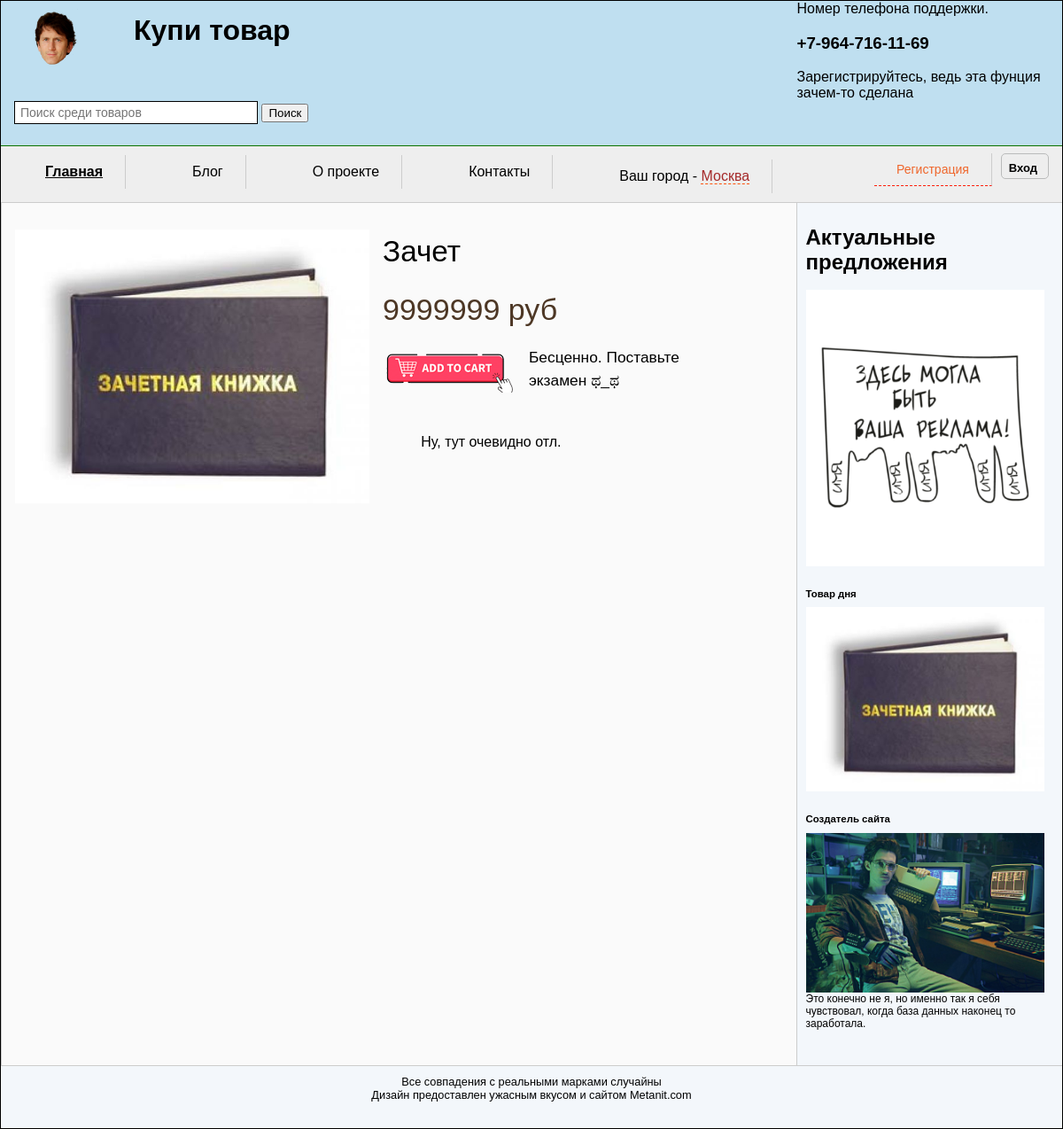
/view-content.php?id=4, run on the app's committed database.
### tables this page shows
CREATE TABLE `products` (
  `products_id` int(11) NOT NULL,
  `title` varchar(255) NOT NULL,
  `price` int(11) NOT NULL,
  `brand` varchar(255) NOT NULL,
  `seo_words` text NOT NULL,
  `image` varchar(255) NOT NULL,
  `description` text NOT NULL,
  `features` text NOT NULL,
  `daretime` datetime NOT NULL,
  `new` tinyint(1) NOT NULL DEFAULT '0',
  `sale` tinyint(1) NOT NULL DEFAULT '0',
  `type_tovara` varchar(255) NOT NULL,
  `vote` int(11) NOT NULL,
  `votes` float NOT NULL,
  `Visible` tinyint(1) NOT NULL DEFAULT '0'
);

### view-content.php (the view, shortened to what this page needs)
    <?php
        include ("Include/HeaderLogo.php");
        $id =$_GET["id"];        ?>
<!DOCTYPE html>
<html>
    <head>
        <link href="css/reset.css" rel="stylesheet">
        <link href="css/styles.css" rel="stylesheet">
    </head>
    <body>
        <?php
        include ("Include/nav.php");
        ?>
        <div class="wrapper">
            <div id="sidebar2" class="aside">
            <ul id="block-sidebar">
            <li> <h1>Актуальные предложения </h1>
                <img src="Content/rekl.png"  alt="Смотреть не нужно - нужно покупать" >  </li>
                <li> <h2> Товар дня </h2>
                <img src="db_images/zach.jpeg"  alt="Смотреть не нужно - нужно покупать" > </li>
                <li> <h2> Создатель сайта </h2>
                <img src="Content/Hackerman.jpg"  alt="Смотреть не нужно - нужно покупать" >
                Это конечно не я, но именно так я себя чувствовал, когда база данных наконец то заработала.</li>
            </div> </li>
            <div id="article">
                <?php
                    $query = "SELECT * FROM products WHERE products_id='$id' AND Visible='1'";
                    $result =mysqli_query($link,$query) or die("Ошибка " . mysqli_error($link));
                    if (mysqli_num_rows($result)>0) {
                    $row = mysqli_fetch_array($result);
                    do {
                       if ($row["image"] !="" && file_exists("./db_images/".$row["image"]))
                        {
                            $img_path='./db_images/'.$row["image"];
                            $max_width=400;
                            $max_height=400;
                            list($width,$height)=getimagesize($img_path);
                            $ratioh =$max_height/$height;
                            $ratiow =$max_width/$width;
                            $ratio = min($ratioh,$ratiow);
                            $width=intval($ratio*$width);
                            $height = intval($ratio*$height);
                        } else {
                            $img_path="db_images/noImage.jpg";
                            $width=264;
                            $height =191;
                        }
                        echo '
                            <div id="block-content-info">
                            <img src="'.$img_path.'" width="'.$width.'" height="'.$height.'" />
                                <div id="block-features">
                                    <p id="content-title">'.$row["title"].'</p>
                                    <p id="style-price"> '.$row["price"].' руб</p>
                                    <a class="add-cart-style-grid" id="add-cart-viev" tid="'.$row["products_id"].'"> </a>
                                    <p id="content-text">'.$row["features"].' </p>
                                </div>
                                <div id="block-fcontent">
                                <p id="full-content-text">'.$row["description"].' </p>
                                </div>
                             </div>
                        ';
                    }
                        while( $row = mysqli_fetch_array($result));
                    }
                ?>
        </div>
        <div id="footer">
            <p>Все совпадения с реальными марками случайны</p>
            <p>Дизайн предоставлен ужасным вкусом и сайтом Metanit.com</p>
        </div>
    </body>
</html>

### CSS/styles.css (style rules this page uses)
* { box-sizing: border-box; }
html, div, span, p, a, ul, li { margin: 0; padding: 0; border: 0; font-size: 100%; vertical-align: baseline; list-style-type: none; }
body { font-family: Verdana, Arial, sans-serif; background-color: #d2e7fc; border: 1px solid black; margin: 0 auto; }
img { max-width:100%; max-height: 500px; }
.wrapper { background-color: #f3f7fb; }
.aside h2 { font-size: 0.95em; margin-top: 15px; }
.aside p, .aside li { font-size: .75em; margin-top: 10px; }
.aside li { list-style-type: none; }
#sidebar2 { float: right; width: 25%; padding: 0 20px 0 10px; }
#article { background-color: #fafafa; border-left: 1px solid #ccc; border-right: 1px solid #ccc; margin-right: 25%; padding: 15px; width: 75%; }
#article:after { clear:both; display:table; content:''; }
#article p { line-height: 150%; margin-bottom: 15px; }
#footer { border-top: 1px solid #ccc; font-size: .8em; text-align: center; padding: 10px 10px 30px 10px; }
#nav ul, #header h1, .wrapper, #footer p { max-width: 1200px; margin: 0 auto; list-style-type: none; }
.wrapper, #nav, #header, #footer { min-width: 768px; }
.add-cart-style-grid { width: 155px; height: 45px; display: block; cursor: pointer; float: left; margin-top: 8px; margin-right: 10px; background: url(../Content/Card-norm2.png); }
#block-sidebar > li { margin-top: 25px; }
#block-content-info { margin-top: 15px; height: 320px; }
#block-content-info img { float: left; margin-top: 0px; margin-right: 15px; }
#block-features { width: 400px; float: left; }
#content-title { font: 25pt sans-serif; margin: 0; }
#content-text { font: 13pt sans-serif; margin-top: 10px; margin-bottom: 10px; }
#block-fcontent { margin-left: 5%; max-width: 87%; float: left; margin-top: 30px; }
#style-price { font: 34px sans-serif; color: #4d3725; margin-top: 10px; margin-bottom: 10px; }

### data on the page
products: image (picture), title "Зачет", price "9999999", features "Бесценно. Поставьте экзамен ಥ_ಥ", description "Ну, тут очевидно отл."
